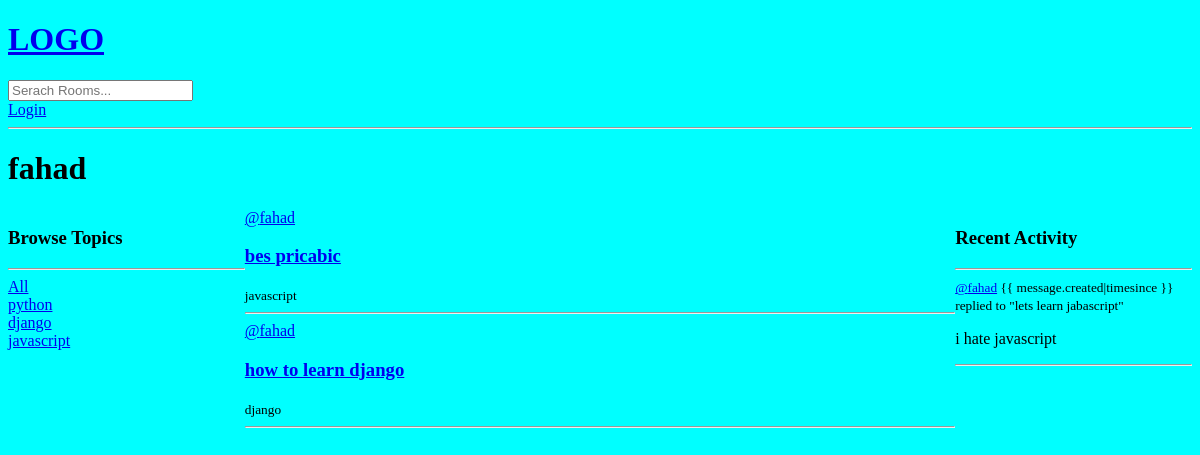
Page /profile/2/ on the earlier database version.
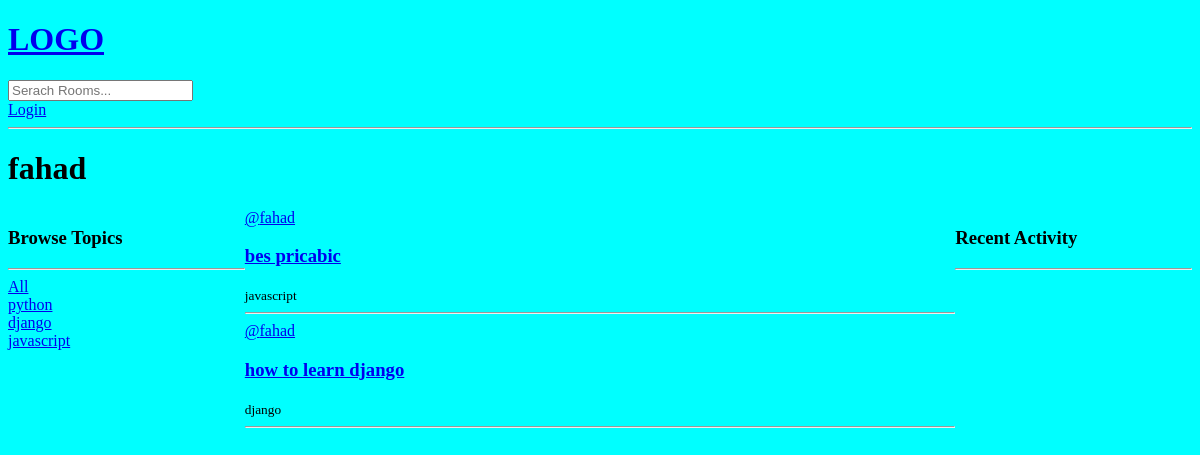
Same page on the later database version.
### base/models.py (models this page shows)
class Topic(models.Model):
    name = models.CharField(max_length=200)
    def __str__(self):
        return self.name

class Room(models.Model):
    host = models.ForeignKey(User, on_delete=models.SET_NULL, null=True)
    topic = models.ForeignKey(Topic, on_delete=models.SET_NULL, null=True)
    name = models.CharField(max_length=200)
    description = models.TextField(null=True, blank=True)
    participants = models.ManyToManyField(
        User, related_name='participants', blank=True)
    updated = models.DateTimeField(auto_now=True)
    created = models.DateTimeField(auto_now_add=True)
    class Meta:
        ordering = ['-updated', '-created']
    def __str__(self):
        return self.name

class Message(models.Model):
    user = models.ForeignKey(User, on_delete=models.CASCADE)
    room = models.ForeignKey(Room, on_delete=models.CASCADE)
    body = models.TextField()
    updated = models.DateTimeField(auto_now=True)
    created = models.DateTimeField(auto_now_add=True)
    class Meta:
        ordering = ['-updated', '-created']
    def __str__(self):
        return self.body[:50]

### base/views.py (the view)
# urls.py: path('profile/<str:pk>/', views.userProfile, name="user-profile"),
def userProfile(request, pk):
    user = User.objects.get(id=pk)
    rooms = user.room_set.all()
    room_messages = user.message_set.all()
    topics = Topic.objects.all()
    contxt = {
        "user": user,
        "rooms": rooms,
        "room_messages": room_messages,
        "topics": topics,
    }
    return render(request, 'base/profile.html', contxt)

### base/templates/base/profile.html (shortened to what this page needs)
{% extends 'main.html' %}
{% block content %}
<h1>{{ user.username }}</h1>
<div class="profile-container">
    <div>
        {% include 'base/topics_component.html' %}
    </div>
    <div>
        {% include 'base/feed_component.html' %}
    </div>
    <div>
        {% include 'base/activity_component.html' %}
    </div>
</div>
{% endblock content %}

### base/templates/base/topics_component.html
<h3>Browse Topics</h3>
<hr>
<div>
    <a href="{% url 'home'  %}">All</a>
</div>
{% for topic in topics %}
<div>
    <a href="{% url 'home'  %}?q={{topic.name}}">{{ topic }}</a>
</div>
{% endfor %}

### base/templates/base/feed_component.html (shortened to what this page needs)
<div>
    {% for room in rooms %}
    <div>
        <a href="{% url 'user-profile' room.host.id %}">@{{room.host.username}}</a>
        <h3><a href="{% url 'room' room.id %}">{{ room.name }}</a></h3>
        <small>{{room.topic.name}}</small>
        <hr>
    </div>
    {% endfor %}
</div>

### base/templates/base/activity_component.html (shortened to what this page needs)
<h3>Recent Activity</h3>
<hr>
{% for message in room_messages %}
<div>
    <small><a href="{% url 'user-profile' message.user.id %}">@{{ message.user }}</a> {{ message.created|timesince
        }}</small>
    <small>replied to "{{ message.room }}"</small>
    <p>{{ message }}</p>
    <hr>
</div>
{% endfor %}

Differences in the rows shown:
removed Message: user "fahad", room "lets learn jabascript", body "i hate javascript"
